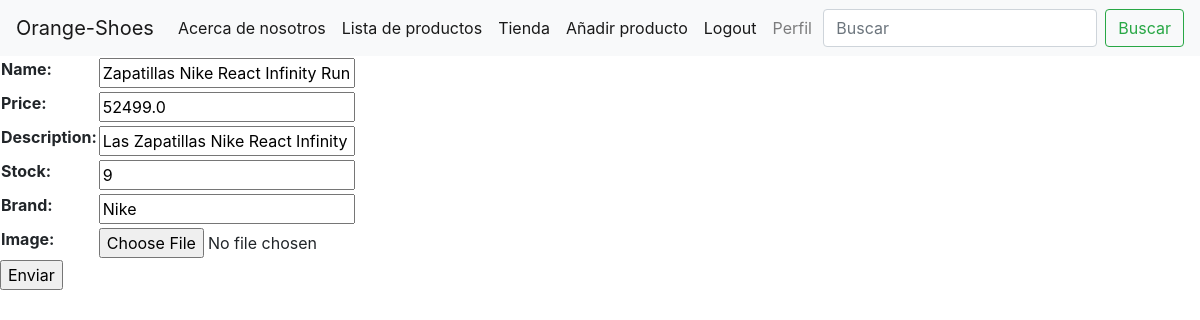
The app's page /products/update-product/13/ (signed in), older data.
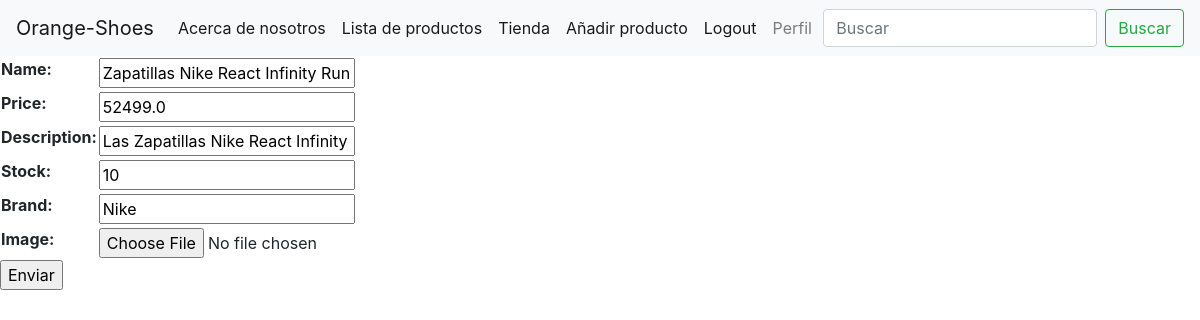
The same page, newer data.
### products/models.py (models this page shows, shortened)
class Products(models.Model):                                                   #modelo para cada zapatilla
    name= models.CharField(max_length=40)                                       #nombre de la zapa
    price= models.FloatField()                                                  #precio de la zapa
    description= models.CharField(max_length=200, null=True, blank=True)        #descripcion de la zapa
    is_active=models.BooleanField(default=True)
    creation_date=models.DateField(auto_now_add=True,null=True,blank=True)
    stock=models.IntegerField()                                                 #cantidad de zapas
    image=models.ImageField(upload_to="products/",null=True,blank=True)         #imagen de la zapa
    brand=models.CharField(max_length=40,null=True, blank=True)                 #marca
    class Meta:
        verbose_name= "Product"
        verbose_name_plural= "Products"

### products/views.py (the view)
# urls.py: path("update-product/<int:pk>/",update_product,name="update-product"),                  #link para cambiar info del producto
@login_required
def update_product(request, pk):                                                    #funcion para actualizar informacion del profucto
    if request.user.is_superuser:
     if request.method=="POST":
        form=Formulario_productos(request.POST,request.FILES)
        if form.is_valid():
            product= Products.objects.get(id=pk)
            product.name=form.cleaned_data["name"]
            product.description=form.cleaned_data["description"]
            product.price=form.cleaned_data["price"]
            product.stock=form.cleaned_data["stock"]
            product.brand=form.cleaned_data["brand"]
            product.save()
            return redirect(list_products)
     elif request.method=="GET":
        product=Products.objects.get(id=pk)
        form=Formulario_productos(initial={
            "name":product.name,
            "price":product.price,
            "description":product.description,
            "stock":product.stock,
            "brand":product.brand})
        context={"form":form}
        return render(request,"update_product.html",context=context)
    else:
        return redirect (list_products)

### products/forms.py
class Formulario_productos(forms.Form):
    name=forms.CharField(max_length=40)
    price=forms.FloatField()
    description=forms.CharField(max_length=200)
    stock=forms.IntegerField()
    brand=forms.CharField(max_length=40)
    image=forms.ImageField(required=False)

### products/context_processor.py (called while the page is built)
def total_cart(request):
    total = 0
    if request.user.is_authenticated:
        if "cart" in request.session.keys():
            for key, value in request.session["cart"].items():
                total += int(value["acumulated"])
    return {"total_cart": total}

### templates/update_product.html (shortened to what this page needs)
{% extends 'base.html' %}
{% block contenido_que_cambia %}
<form action="" method="POST" enctype="multipart/form-data">
<table>
    {{form.as_table}}
</table>
<p><input type="submit" value="Enviar"></p>
</form>
{% endblock %}

Row changes from the older to the newer data that the page shows:
changed Products "Zapatillas Nike React Infinity Run Flykn": stock "9" → "10"
